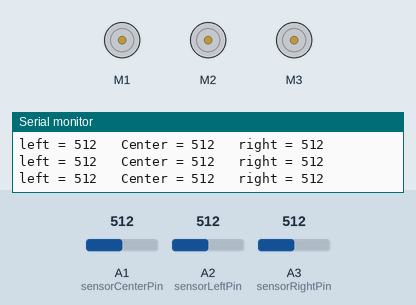
This sketch was run on a simulated Arduino Uno, built with avr-gcc and run on an emulated ATmega328P. On the bench: 3 × DC motor (green arrow = forward, orange = backward, longer = faster), the last lines printed to the serial monitor. The inputs (shaded band) are chosen by the test bench; at power-on: A2 (sensorLeftPin) = 512, A1 (sensorCenterPin) = 512, A3 (sensorRightPin) = 512.

Above: at 1.2 s.
1.3 s: A2 (sensorLeftPin) set to 639
4.3 s: A2 (sensorLeftPin) set to 667
At 5.1 s:
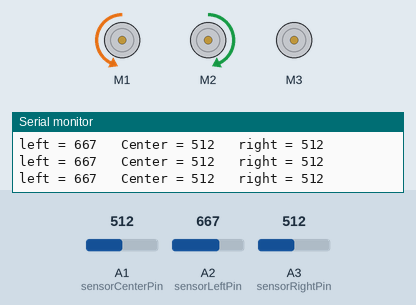
7.3 s: A1 (sensorCenterPin) set to 631
10.3 s: A1 (sensorCenterPin) set to 664
At 11.1 s:
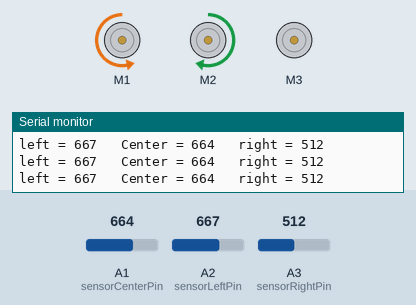
11.8 s: A2 (sensorLeftPin) set to 90
At 13.0 s:
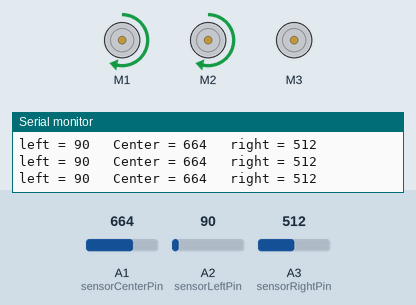
13.3 s: A3 (sensorRightPin) set to 111
16.3 s: A3 (sensorRightPin) set to 94
Timing chart, 0 to 19.3 s (numbered marks = the images above; inputs shaded):
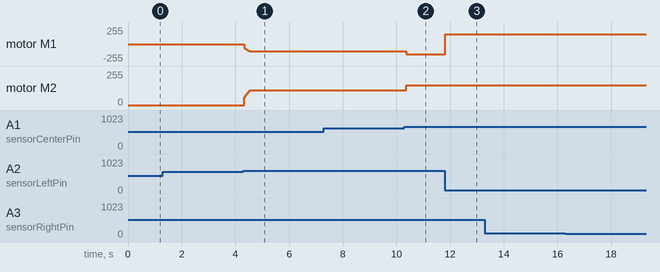

The sketch:

robot4.ino
```cpp
// (licence header left out)
#include <AFMotor.h>


AF_DCMotor motor1(1);
AF_DCMotor motor2(2);
AF_DCMotor motor3(3);

int sensorRightPin = A3;
int sensorCenterPin = A1;
int sensorLeftPin = A2;
int sensorLeft = 0;        // value read from the pot
int sensorCenter = 0;
int sensorRight = 0;
int Porog = 650; //int Porog = 650;
int shrjadardz = 300;
int Trig = 2;
int Echo = 13;
int runonce = 0;

unsigned int impulseTime = 0;
unsigned int distance_sm = 0;


void setup() {

  Serial.begin(9600);           // set up Serial library at 9600 bps
  Serial.println("Motor test!");

  // turn on motor
  motor1.setSpeed(150);
  motor1.run(RELEASE);
  motor2.setSpeed(150);
  motor2.run(RELEASE);
  motor3.setSpeed(150);
  motor3.run(RELEASE);

}

void loop() {

  readsensors();

  RunRobot();
}


void RunRobot()
{
  if ((sensorCenter > Porog) && (sensorLeft < Porog) && (sensorRight < Porog)) {
    GnalAraj();
  }

  if ((sensorLeft > Porog) && (sensorCenter < Porog) && (sensorRight < Porog)) {
    GnalAj();
  }

  if ((sensorRight > Porog) && (sensorLeft < Porog) && (sensorCenter < Porog)) {
    GnalDzax();
  }

  if ((sensorCenter > Porog) && (sensorLeft > Porog) && (sensorRight > Porog)) {
    Kangnel();
  }


  if ((sensorCenter < Porog) && (sensorLeft < Porog) && (sensorRight < Porog)) {
    //Pttvel();
  }

  delay(20);

}

void readsensors ()
{
  sensorLeft = analogRead(sensorLeftPin);
  sensorCenter = analogRead(sensorCenterPin);
  sensorRight = analogRead(sensorRightPin);
  Serial.print("left = ");
  Serial.print(sensorLeft);
  Serial.print("\t Center = ");
  Serial.print(sensorCenter);
  Serial.print("\t right = ");
  Serial.println(sensorRight);
}

void GnalAraj()
{
  motor1.setSpeed(150);
  motor2.setSpeed(150);
  while ((sensorLeft < Porog) && (sensorRight < Porog))
  {
    motor1.run(FORWARD);
    motor2.run(FORWARD);
    readsensors();
  }
}

void GnalDzax()
{
  motor1.setSpeed(0);
  motor2.setSpeed(0);
  int i = 50;
  while ((sensorCenter < Porog) && (sensorLeft  < Porog))
  {
    if (i <= 100)
    {
      i = i + 10;
    }
    motor1.setSpeed(i);
    motor2.setSpeed(i);
    motor1.run(FORWARD);
    motor2.run(BACKWARD);
    readsensors();
  }
  motor1.setSpeed(150);
  motor2.setSpeed(150);

}

void GnalAj()
{
  motor1.setSpeed(0);
  motor2.setSpeed(0);
  int i = 50;
  while ((sensorCenter < Porog) && (sensorRight < Porog))
  {
    if (i <= 100)
    {
      i = i + 10;
    }
    motor1.setSpeed(i);
    motor2.setSpeed(i);
    motor1.run(BACKWARD);
    motor2.run(FORWARD);
    readsensors();
  }
  motor1.setSpeed(150);
  motor2.setSpeed(150);
}

void Kangnel()
{
  motor1.run(RELEASE);
  motor2.run(RELEASE);
  readsensors();
};


void Pttvel()
{
  while ((sensorCenter < Porog))
  {
    motor1.run(BACKWARD);
    motor2.run(FORWARD);
    readsensors();
  }
}
```

Measured:
- the behaviour switches between 650 and 651 on A2 (sensorLeftPin) (found by bisection; images 0 and 1)
- the behaviour switches between 649 and 650 on A1 (sensorCenterPin) (found by bisection; images 1 and 2)
- after the input at 4.3 s, motor M1: stopped → backward 110/255 at once; motor M2: stopped → forward 110/255 at once
- after the input at 10.3 s, motor M1: backward 110/255 → backward 150/255 after 0.07 s; motor M2: forward 110/255 → forward 150/255 after 0.07 s
- after the input at 11.8 s, motor M1: backward 150/255 → forward 150/255 at once
